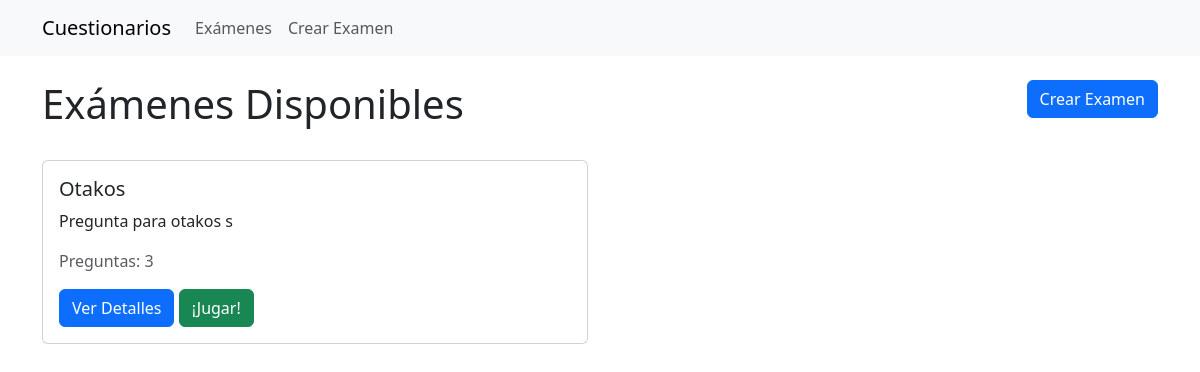
The page / on the database its author committed.
### quiz/models.py (models this page shows, shortened)
class Exam(models.Model):
    title = models.CharField(max_length=200, verbose_name="Título")
    description = models.TextField(blank=True, verbose_name="Descripción")
    created_date = models.DateTimeField(auto_now_add=True)
    def get_question_count(self):
        return self.questions.count()

### quiz/views.py (the view)
# urls.py: path('', views.exam_list, name='exam_list'),
def exam_list(request):
    exams = Exam.objects.all().order_by('-created_date')
    return render(request, 'quiz/exam_list.html', {'exams': exams})

### quiz/templates/quiz/exam_list.html (shortened to what this page needs)
{% extends "base.html" %}
{% block content %}
<div class="row mb-4">
    <div class="col-md-6">
        <h1>Exámenes Disponibles</h1>
    </div>
    <div class="col-md-6 text-end">
        <a href="{% url 'exam_create' %}" class="btn btn-primary">Crear Examen</a>
    </div>
</div>
<div class="row">
    {% if exams %}
        {% for exam in exams %}
            <div class="col-md-6 mb-4">
                <div class="card">
                    <div class="card-body">
                        <h5 class="card-title">{{ exam.title }}</h5>
                        <p class="card-text">{{ exam.description|truncatechars:100 }}</p>
                        <p class="text-muted">Preguntas: {{ exam.get_question_count }}</p>
                        <a href="{% url 'exam_detail' exam.id %}" class="btn btn-primary">Ver Detalles</a>
                        <a href="{% url 'quiz_play' exam.id %}" class="btn btn-success">¡Jugar!</a>
                    </div>
                </div>
            </div>
        {% endfor %}
    {% endif %}
</div>
{% endblock %}

### rows shown on the page
Exam: title "Otakos", description "Pregunta para otakos s", get_question_count "3"
